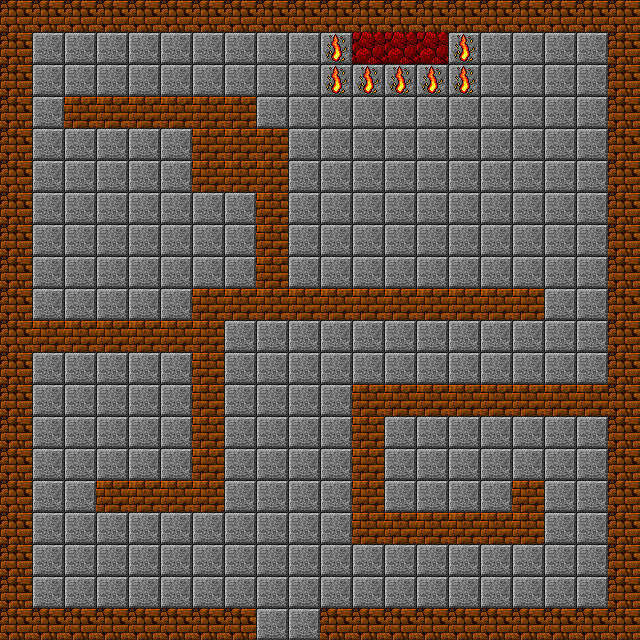

The image is a tile-based game level rendered from a .tmx file. Its description and source (layers, tilesets, objects; grid data summarised) follow:
An orthogonal 20x20 tile map with 32x32 px tiles, 3 tile layers (Background, Graphics, Tiles) and 21 objects (16x wall).

<map version="1.0" orientation="orthogonal" renderorder="right-down" width="20" height="20" tilewidth="32" tileheight="32" nextobjectid="66">
 <tileset firstgid="1" name="DungeonCrawl_ProjectUtumnoTileset" tilewidth="32" tileheight="32" tilecount="3072" columns="64">
  <image source="tiles.png" width="2048" height="1536" />
 </tileset>
 <layer name="Background" width="20" height="20">
  <data>[400 cells, 400 non-empty, 2 distinct tile ids]</data>
 </layer>
 <layer name="Graphics" width="20" height="20">
  <data>[400 cells, 10 non-empty, 2 distinct tile ids]</data>
 </layer>
 <layer name="Tiles" width="20" height="20">
  <data>[400 cells, 132 non-empty, 2 distinct tile ids]</data>
 </layer>
 <objectgroup name="Collision">
  <object id="1" x="-1" y="29" width="640" />
  <object id="2" name="wall" x="0" y="35" width="31" height="545" />
  <object id="4" name="wall" x="-3" y="609" width="257" height="29" />
  <object id="5" x="-1" y="581" width="32" height="25" />
  <object id="6" name="wall" x="95" y="482" width="129" height="30" />
  <object id="7" name="wall" x="190" y="286" width="34" height="194" />
  <object id="8" name="wall" x="30" y="318" width="159" height="32" />
  <object id="9" name="wall" x="192" y="284" width="350" height="35" />
  <object id="10" name="wall" x="64" y="95" width="190" height="33" />
  <object id="11" name="wall" x="191" y="128" width="95" height="62" />
  <object id="12" name="wall" x="257" y="190" width="29" height="93" />
  <object id="13" name="wall" x="349" y="384" width="34" height="158" />
  <object id="14" name="wall" x="512" y="481" width="30" height="60" />
  <object id="15" name="wall" x="383" y="512" width="128" height="29" />
  <object id="16" name="wall" x="383" y="383" width="222" height="33" />
  <object id="17" name="wall" x="320" y="606" width="320" height="33" />
  <object id="18" name="wall" x="1" y="1" width="638" height="26" />
  <object id="19" name="wall" x="605" y="31" width="35" height="573" />
  <object id="29" x="320" y="31" width="31" height="65" />
  <object id="30" x="352" y="66" width="126" height="29" />
  <object id="57" x="446" y="94" width="36" height="36" />
 </objectgroup>
</map>
